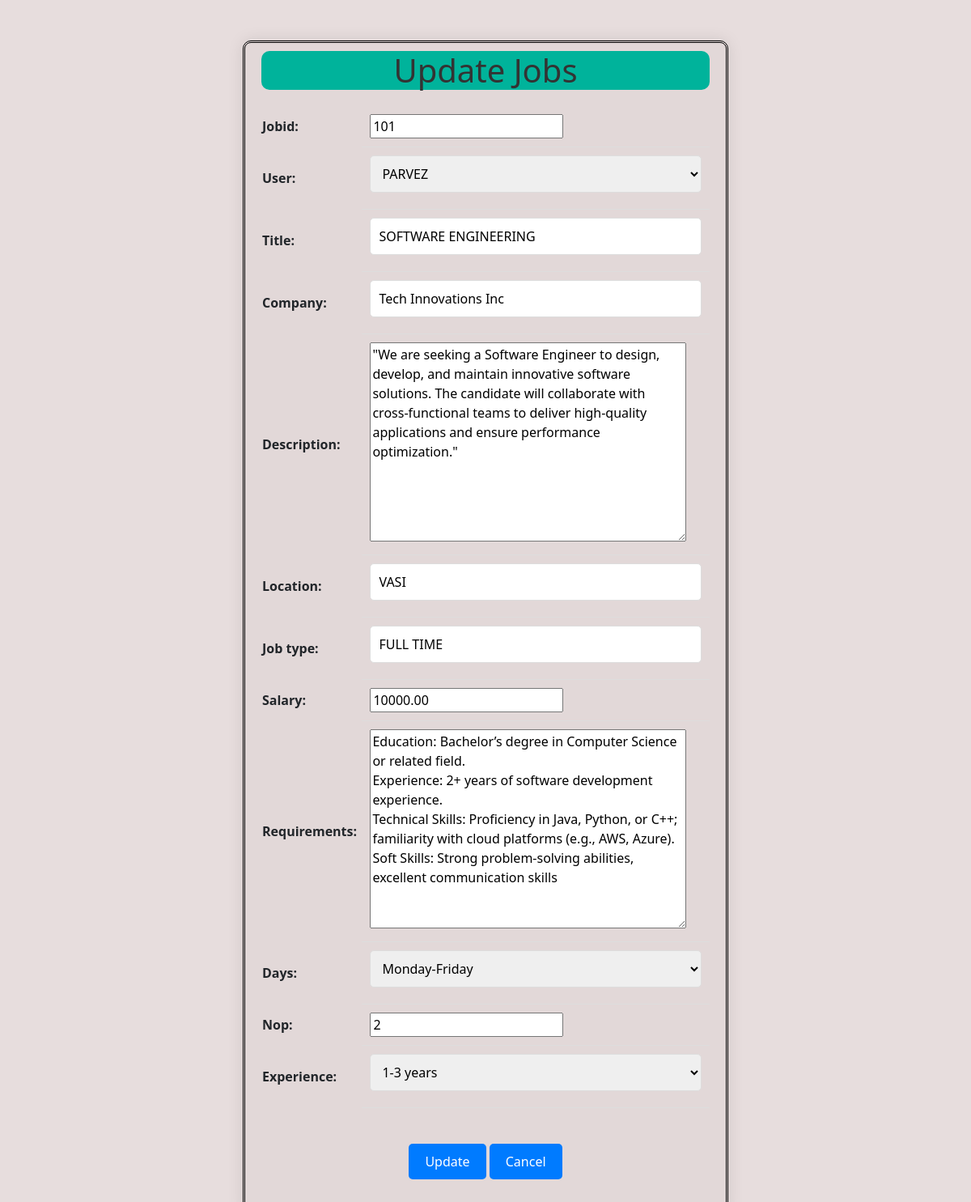
The app's page /updatejob/101 (signed in) with its own data.
### portalapp/models.py (models this page shows)
class Job(models.Model):
    jobid = models.IntegerField(primary_key=True)
    user = models.ForeignKey(User, on_delete=models.CASCADE, null=True)
    title = models.CharField(max_length=100)
    company = models.CharField(max_length=100)
    description = models.TextField()
    location = models.CharField(max_length=100)
    job_type = models.CharField(max_length=50)
    salary = models.DecimalField(max_digits=10, decimal_places=2)
    requirements = models.TextField()
    DAYS_CHOICES = (
        ('monday-friday', 'Monday-Friday'),
        ('monday-saturday', 'Monday-Saturday'),
    )
    days = models.CharField(max_length=50, choices=DAYS_CHOICES,null=True)
    EXPERIENCE_CHOICES = (
        ('0-1 years', '0-1 years'),
        ('1-3 years', '1-3 years'),
        ('3-5 years', '3-5 years'),
        ('5-above years', '5 years and above'),
    )
    nop = models.DecimalField(max_digits=10,decimal_places=0,null=True)
    experience = models.CharField(max_length=20, choices=EXPERIENCE_CHOICES,null=True)
    created_at = models.DateTimeField(auto_now_add=True)

### portalapp/views.py (the view)
# urls.py: path("updatejob/<jobid>", views.updatejob, name="updatejob"),
def updatejob(req, jobid):
    user = req.user
    job = get_object_or_404(Job, pk=jobid, user=user)
    if req.method == "POST":
        form = RegisterJob(req.POST, req.FILES, instance=job)
        if form.is_valid():
            form.save()
            return redirect("/index")
    else:
        form = RegisterJob(instance=job)
    context = {"form": form, "job": job}
    return render(req, "updatejob.html", context)

### portalapp/forms.py
class RegisterJob(ModelForm):
    class Meta:
        model = Job
        fields = "__all__"

### portalapp/templates/updatejob.html (shortened to what this page needs)
<!DOCTYPE html>
<html lang="en">
<head>
    <link href="https://cdn.jsdelivr.net/npm/bootstrap@5.3.3/dist/css/bootstrap.min.css" rel="stylesheet">
</head>
<body>
    <div class="container">
        <div class="row">
            <center>
                <h1>Update Jobs</h1>
                <form action="" method="post" enctype="multipart/form-data">
                    <table>
                        {{form.as_table}}
                    </table>
                    <br>
                    <input type="submit" value="Update">
                    <a href="/index"><input type="button" value="Cancel"></a>
                </form>
            </center>
        </div>
    </div>
</body>
</html>

### portalapp/templates/updatejob.html (style rules this page uses)
body { background-color:rgb(231, 221, 221); font-family: 'Segoe UI', Tahoma, Geneva, Verdana, sans-serif; }
.container { background-color:rgb(226, 216, 216); border-radius: 10px; box-shadow: 0 0 20px rgba(0, 0, 0, 0.1); padding: 20px; max-width: 600px; margin: 50px auto; padding-top: 10px; border-radius: 10px; border-style: double; border-color: black; }
h1 { text-align: center; color: #333333; margin-bottom: 20px; background-color: #00b39b; border-radius: 10px; }
form { margin-bottom: 20px; }
input[type="submit"], input[type="button"] { background-color: #007bff; color: #ffffff; border: none; padding: 10px 20px; border-radius: 5px; cursor: pointer; transition: background-color 0.3s ease; }
table { width: 100%; border-collapse: collapse; margin-bottom: 20px; }
table td { padding: 10px; border-bottom: 1px solid #dddddd; }
input[type="text"], input[type="email"], select { width: 100%; padding: 10px; border: 1px solid #dddddd; border-radius: 5px; box-sizing: border-box; margin-bottom: 10px; }
a { text-decoration: none; color: #007bff; }

### records on screen
Job: jobid "101", user "PARVEZ", title "SOFTWARE ENGINEERING", company "Tech Innovations Inc", description "\"We are seeking a Software Engineer to design, develop, and maintain innovative software solutions. The candidate will collaborate with cross-functional teams to deliver high-quality applications and ensure performance optimization.\"", location "VASI", job_type "FULL TIME", salary "10000.00", requirements "Education: Bachelor’s degree in Computer Science or related field. Experience: 2+ years of software development experience. Technical Skills: Proficiency in Java, Python, or C++; familiarity with cloud platforms (e.g., AWS, Azure). Soft Skills: Strong problem-solving abilities, excellent communication skills", days "Monday-Friday", nop "2", experience "1-3 years"
